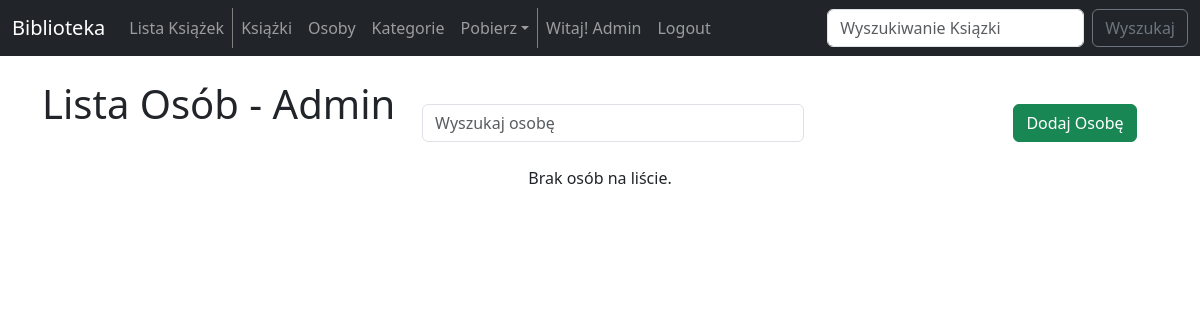
Before: /peoples_list/ (signed in) with the older database file.
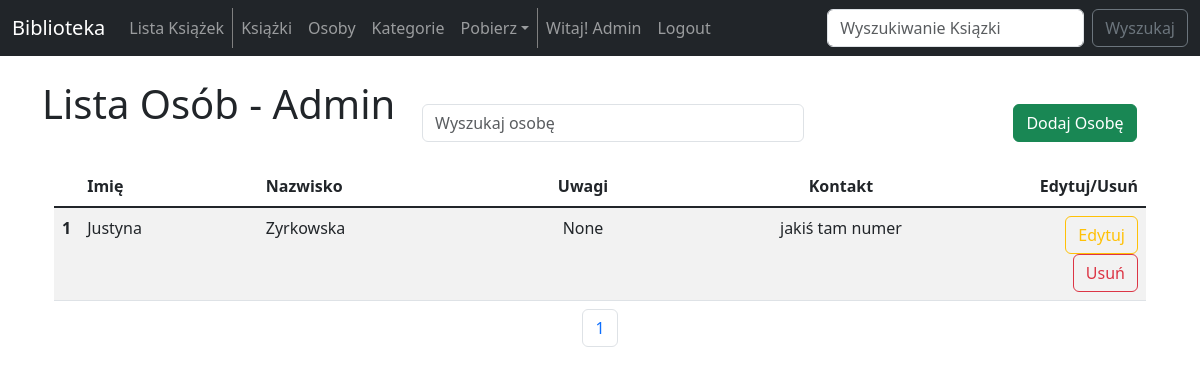
After: the same page with the newer database file.
### biblioteka_app/models.py (models this page shows, shortened)
class ListPeople(models.Model):
    first_name = models.CharField(max_length=100)
    last_name = models.CharField(max_length=200)
    note = models.CharField(max_length=200, null=True, blank=True)
    contact = models.CharField(max_length=200)

### biblioteka_app/views.py (the view)
# urls.py: path('peoples_list/', views.people_list, name='peoples-list'),
def people_list(request):
    peoples = ListPeople.objects.all()
    p = Paginator(peoples, 10)
    page = request.GET.get('page')
    list_peoples = p.get_page(page)
    nums = "a" * list_peoples.paginator.num_pages
    if request.method == "POST":
        form = ListPeopleForm(request.POST)
        if form.is_valid():
            form.save()
            messages.success(request, ("Osoba została dodana do listy"))
            return redirect('peoples-list')
    else:
        form = ListPeopleForm
    return render(request, 'peoples_list.html',
                {
                    'peoples':peoples,
                    'form': form,
                    'list_peoples': list_peoples,
                    'nums': nums,
                })

### biblioteka_app/templates/peoples_list.html (shortened to what this page needs)
{% extends 'base.html' %}
{% block content %}
    {% if user.is_authenticated %}
        <div class="row">
            <div class="col-4">
                <h1>
                    Lista Osób - Admin
                </h1>
            </div>
            <div class="col-6">
                <br/>
                <form class="d-flex" method=POST action="{% url 'search-peoples-admin' %}" role="search">
                    <input class="form-control me-2" type="search" placeholder="Wyszukaj osobę" aria-label="Search" name="searched" style="width: 70%;">
                </form>
            </div>
            <div class="col-2 text-center">
                <br/>
                <button type="button" class="btn btn-success" data-bs-toggle="modal" data-bs-target="#peopleAdd">
                    Dodaj Osobę
                </button>
            </div>
        </div>
        <br/>
        <div class="container text-center">
            <div class="row">
                <div class="col-12">
                    {% if peoples %}
                        <table class="table table-striped">
                            <thead>
                                <tr>
                                    <th scope="col" width="2%"></th>
                                    <th scope="col" class="text-start">Imię</th>
                                    <th scope="col" class="text-start">Nazwisko</th>
                                    <th scope="col">Uwagi</th>
                                    <th scope="col">Kontakt</th>
                                    <th scope="col" class="text-end" width="12%">Edytuj/Usuń</th>
                                </tr>
                            </thead>
                            <tbody class="table-group-divider">
                                {% for people in list_peoples %}
                                    <tr>
                                        <th scope="row">{{ people.id }}</th>
                                        <td class="text-start">{{ people.first_name }}</td>
                                        <td class="text-start">{{ people.last_name }}</td>
                                        <td>{{ people.note }}</td>
                                        <td>{{ people.contact }}</td>
                                        <td class="text-end">
                                            <a href="{% url 'update-people' people.id %}" class="btn btn-outline-warning">Edytuj</a>
                                            <button type="button" class="btn btn-outline-danger" data-bs-toggle="modal" data-bs-target="#peopleDelete_{{people.id}}">
                                                Usuń
                                            </button>
                                        </td>
                                    </tr>
                                {% endfor %}
                            </tbody>
                            <caption>
                                <nav aria-label="Page navigation example">
                                    <ul class="pagination justify-content-center">
                                        {% for i in nums %}
                                            <li class="page-item">
                                                <a class="page-link" href="?page={{ forloop.counter }}">{{ forloop.counter }}</a>
                                            </li>
                                        {% endfor %}
                                    </ul>
                                </nav>
                            </caption>
                        </table>
                    {% else %}
                        <p> Brak osób na liście. </p>
                    {% endif %}
                </div>
            </div>
        </div>
    {% else %}
        <h3>
            Wybacz, ale musisz być zalogowany, aby wejść na tą stronę.
        </h3>
        <a href="{% url 'login' %}">Zaloguj się</a>
    {% endif %}
{% endblock  %}

Changed rows visible on the page:
added ListPeople: id "1", first_name "Justyna", last_name "Zyrkowska", note "None", contact "jakiś tam numer"
Other visible differences:
text no longer shown: "Brak osób na liście."
text now shown: "Imię Nazwisko Uwagi Kontakt Edytuj/Usuń"
new list line: "1"
